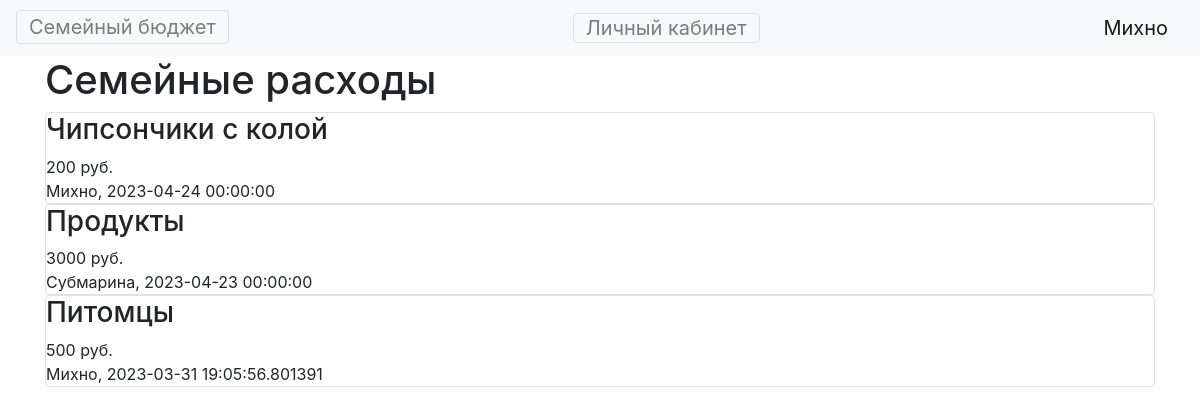
Screenshot of / (signed in) with the database file from the repository.
### data/users.py (models this page shows, shortened)
class User(SqlAlchemyBase, UserMixin):
    __tablename__ = 'users'
    id = sqlalchemy.Column(sqlalchemy.Integer,
                           primary_key=True, autoincrement=True)
    name = sqlalchemy.Column(sqlalchemy.String, nullable=True)
    email = sqlalchemy.Column(sqlalchemy.String,
                              index=True, unique=True, nullable=True)
    hashed_password = sqlalchemy.Column(sqlalchemy.String, nullable=True)
    created_date = sqlalchemy.Column(sqlalchemy.DateTime,
                                     default=datetime.datetime.now)
    expenses = orm.relationship("Expenses", back_populates='user')

### data/expenses.py (models this page shows, shortened)
class Expenses(SqlAlchemyBase):
    __tablename__ = 'expenses'
    id = sqlalchemy.Column(sqlalchemy.Integer,
                           primary_key=True, autoincrement=True)
    title = sqlalchemy.Column(sqlalchemy.String, nullable=True)
    money = sqlalchemy.Column(sqlalchemy.Integer, nullable=False)
    created_date = sqlalchemy.Column(sqlalchemy.DateTime,
                                     default=datetime.datetime.now)
    user_id = sqlalchemy.Column(sqlalchemy.Integer,
                                sqlalchemy.ForeignKey("users.id"))
    user = orm.relationship('User')

### main.py (the view)
@app.route("/")
def index():
    if current_user.is_authenticated:
        db_sess = db_session.create_session()
        expenses = db_sess.query(Expenses).order_by(Expenses.created_date.desc()).all()
    else:
        return redirect('/login')
    return render_template("index.html", expenses=expenses)

### data/db_session.py (called while the page is built)
def create_session() -> Session:
    global __factory
    return __factory()

### main.py (called while the page is built)
@login_manager.user_loader
def load_user(user_id):
    db_sess = db_session.create_session()
    return db_sess.query(User).get(user_id)

### templates/index.html
{% extends "base.html" %}
{% block content %}
    <h1>Семейные расходы</h1>
    {% for item in expenses%}
        <div class="col-md6 border rounded">
        <h3>{{item.title}}</h3>
        <div>
            {{item.money}} руб.
        </div>
        <div>
            {{item.user.name}}, {{item.created_date}}
        </div>
        </div>
    {% endfor %}
{% endblock %}

### templates/base.html (shortened to what this page needs)
<!doctype html>
<html lang="en">
<head>
    <link rel="stylesheet"
          href="https://stackpath.bootstrapcdn.com/bootstrap/4.4.1/css/bootstrap.min.css"
>
</head>
<body>
<header>
    <nav class="navbar navbar-light bg-light">
        <div><a class="navbar-toggler" href="/">Семейный бюджет</a></div>
        {% if current_user.is_authenticated %}
            <a class="navbar-toggler" href="/lms">Личный кабинет</a>
            <a class="navbar-brand" href="/logout">{{ current_user.name }}</a>
        {% else %}
    <div>
        <a class="btn btn-primary " href="/register">Зарегистрироваться</a>
        <a class="btn btn-success" href="/login">Войти</a>
    </div>
{% endif %}
    </nav>
</header>
<main role="main" class="container">
    {% block content %}{% endblock %}
</main>
</body>
</html>

### rows the page displays
User: name "Михно"
Expenses: title "Чипсончики с колой", money "200", user.name "Михно", created_date "2023-04-24 00:00:00"
Expenses: title "Продукты", money "3000", user.name "Субмарина", created_date "2023-04-23 00:00:00"
Expenses: title "Питомцы", money "500", user.name "Михно", created_date "2023-03-31 19:05:56.801391"
